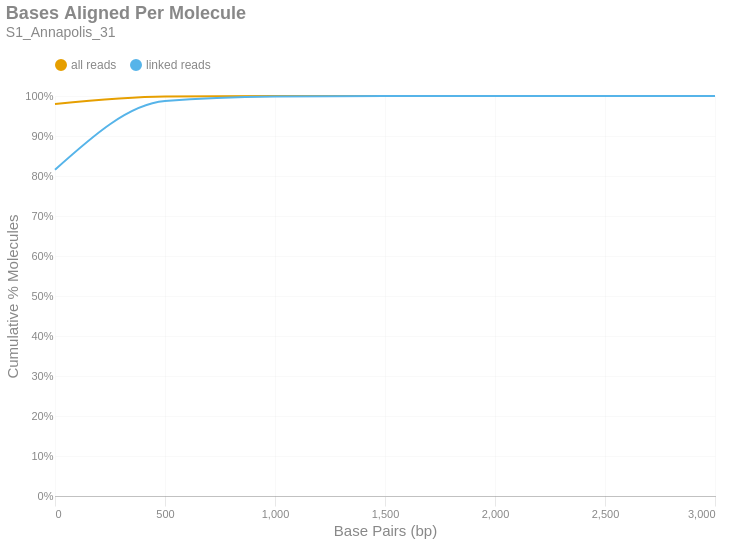

This figure's notebook cell:
### Markdown cell above
### Bases Aligned Per Molecule
This is a cumulative frequency distribution showing the number of base pairs aligned per unique molecule. These data are shown in 500 bp bins. There are two distributions: one with `all reads` (yellow) and another with only `linked reads` (blue). The percent of molecules in the `linked reads` distribution is relative to the total number of linked molecules.

### Code cell
if SKIPLR:
    print_html(f"Skipped")
else:
    binned_df = consolidated_hist(valids['aligned_bp'], mask, 500, True)
    with SafeRender(binned_df):
        (
            density_plot(binned_df, 'Bases Aligned Per Molecule', samplename, 'basesper')
            .encode(
                x=alt.X('bin:Q', title="Base Pairs (bp)").axis(tickMinStep=500).scale(padding=0),
                y=alt.Y('value:Q', title='Cumulative % Molecules')
                    .axis(format='%')
                    .scale(domain = [0,1])
                    .stack(False),
                color=alt.Color("key:N").scale(domain = ["all reads", "linked reads"]),
                tooltip = [
                    alt.Tooltip("key:N", title = "Data Type"),
                    alt.Tooltip("range_label:N", title="Bases Aligned Per Molecule"),
                    alt.Tooltip("value:Q", format = ".2%", title="% Molecules (Cum.)")
                ]
            )
        ).display()

### Figure 1 — Vega-Lite specification as saved in the notebook (floating-point values rounded to 4 significant figures)
{"width": "container", "height": 400, "config": {"title": {"anchor": "start", "dy": -15, "fontSize": 18, "color": "#888888", "subtitleColor": "#888888", "subtitleFontSize": 14}, "arc": {"fill": "#0072B2"}, "axis": {"domainColor": "#888888", "domainWidth": 0.5, "gridWidth": 0.2, "grid": false, "titleFontWeight": 400, "titleFontSize": 15, "labelFontSize": 11, "labelColor": "#888888", "tickColor": "#888888", "tickWidth": 0.2, "titleColor": "#888888"}, "axisBand": {"grid": false}, "axisX": {"grid": true, "tickSize": 10, "domainCap": "round"}, "axisY": {"domain": false, "grid": true, "tickSize": 0, "domainCap": "round"}, "background": "transparent", "header": {"labelFontSize": 15, "labelColor": "#888888", "titleFontSize": 15, "titleFontWeight": 600, "titleColor": "#888888"}, "legend": {"labelFont": "sans-serif", "labelFontSize": 12, "labelColor": "#888888", "symbolSize": 100, "symbolType": "circle", "titleFontSize": 12, "titlePadding": 10, "titleColor": "#888888", "title": null, "orient": "top"}, "range": {"category": ["#E69F00", "#56B4E9", "#009E73", "#F0E442", "#0072B2", "#D55E00", "#CC79A7", "#000000"], "diverging": ["#cfe8f3", "#a2d4ec", "#73bfe2", "#46abdb", "#1696d2", "#12719e"]}, "area": {"fill": "#0072B2", "fillOpacity": 0.7, "line": true, "strokeOpacity": 0.7}, "line": {"color": "#0072B2", "stroke": "#0072B2", "strokeWidth": 2}, "trail": {"color": "#0072B2", "stroke": "#0072B2", "strokeWidth": 0, "size": 1}, "point": {"filled": true, "fillOpacity": 1.0, "size": 95}, "text": {"color": "#888888", "fontSize": 11, "align": "right", "fontWeight": 400, "size": 11}, "bar": {"fill": "#0072B2", "stroke": null}, "view": {"stroke": null, "continuousWidth": 660, "continuousHeight": 400}}, "data": {"name": "data-80ce0575cb841777e0cd5b73985c82d6"}, "mark": {"type": "line", "interpolate": "monotone", "point": {"opacity": 0, "size": 275}}, "encoding": {"color": {"field": "key", "scale": {"domain": ["all reads", "linked reads"]}, "type": "nominal"}, "tooltip": [{"field": "key", "title": "Data Type", "type": "nominal"}, {"field": "range_label", "title": "Bases Aligned Per Molecule", "type": "nominal"}, {"field": "value", "format": ".2%", "title": "% Molecules (Cum.)", "type": "quantitative"}], "x": {"axis": {"tickMinStep": 500}, "field": "bin", "scale": {"padding": 0}, "title": "Base Pairs (bp)", "type": "quantitative"}, "y": {"axis": {"format": "%"}, "field": "value", "scale": {"domain": [0, 1]}, "stack": false, "title": "Cumulative % Molecules", "type": "quantitative"}}, "params": [{"name": "param_c36ac31b6afebe62", "select": {"type": "point", "fields": ["key"]}, "bind": "legend"}], "title": {"text": "Bases Aligned Per Molecule", "subtitle": "S1_Annapolis_31"}, "transform": [{"fold": ["all reads (cumsum)", "linked reads (cumsum)"]}, {"calculate": "replace(datum.key, ' (cumsum)', '')", "as": "key"}, {"filter": {"param": "param_c36ac31b6afebe62"}}], "usermeta": {"embedOptions": {"downloadFileName": "S1_Annapolis_31.basesper"}}, "$schema": "https://vega.github.io/schema/vega-lite/v6.1.0.json", "datasets": {"data-80ce0575cb841777e0cd5b73985c82d6": [{"bin": "0.0", "interval": "0.0-500.0", "all reads": 0.9802, "linked reads": 0.8156, "all reads (cumsum)": 0.9802, "linked reads (cumsum)": 0.8156, "range_label": "0-499"}, {"bin": "500.0", "interval": "500.0-1000.0", "all reads": 0.01841, "linked reads": 0.1716, "all reads (cumsum)": 0.9986, "linked reads (cumsum)": 0.9873, "range_label": "500-999"}, {"bin": "1000.0", "interval": "1000.0-1500.0", "all reads": 0.001209, "linked reads": 0.01136, "all reads (cumsum)": 0.9999, "linked reads (cumsum)": 0.9986, "range_label": "1000-1499"}, {"bin": "1500.0", "interval": "1500.0-2000.0", "all reads": 0.0001268, "linked reads": 0.001208, "all reads (cumsum)": 1.0, "linked reads (cumsum)": 0.9998, "range_label": "1500-1999"}, {"bin": "2000.0", "interval": "2000.0-2500.0", "all reads": 1.487e-05, "linked reads": 0.0001431, "all reads (cumsum)": 1.0, "linked reads (cumsum)": 1.0, "range_label": "2000-2499"}, {"bin": "2500.0", "interval": "2500.0-3000.0", "all reads": 1.416e-06, "linked reads": 1.363e-05, "all reads (cumsum)": 1.0, "linked reads (cumsum)": 1.0, "range_label": "2500-2999"}, {"bin": "3000.0", "interval": "3000.0-3500.0", "all reads": 1.77e-07, "linked reads": 1.703e-06, "all reads (cumsum)": 1.0, "linked reads (cumsum)": 1.0, "range_label": "3000-3499"}]}}
